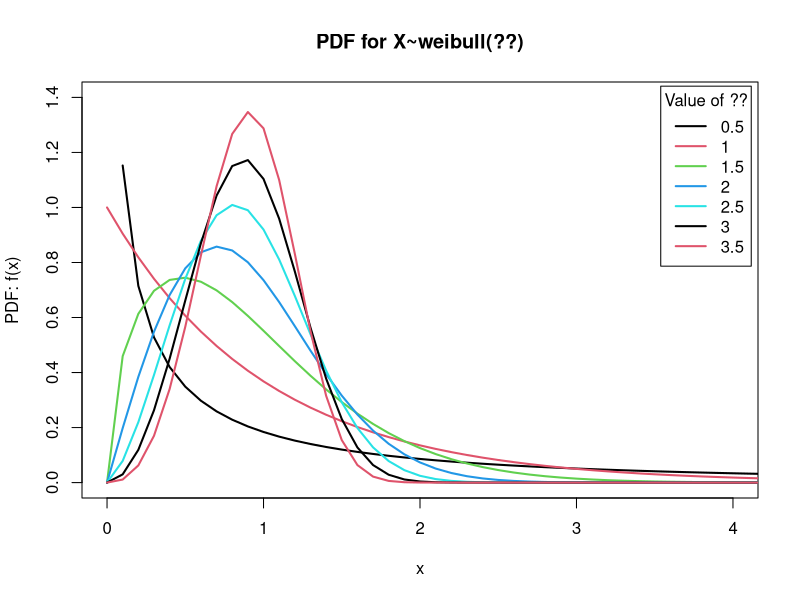
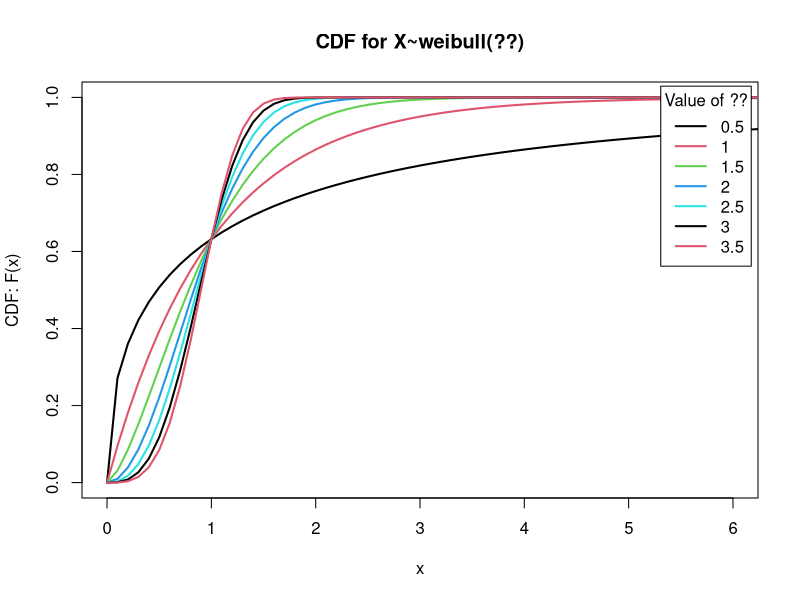
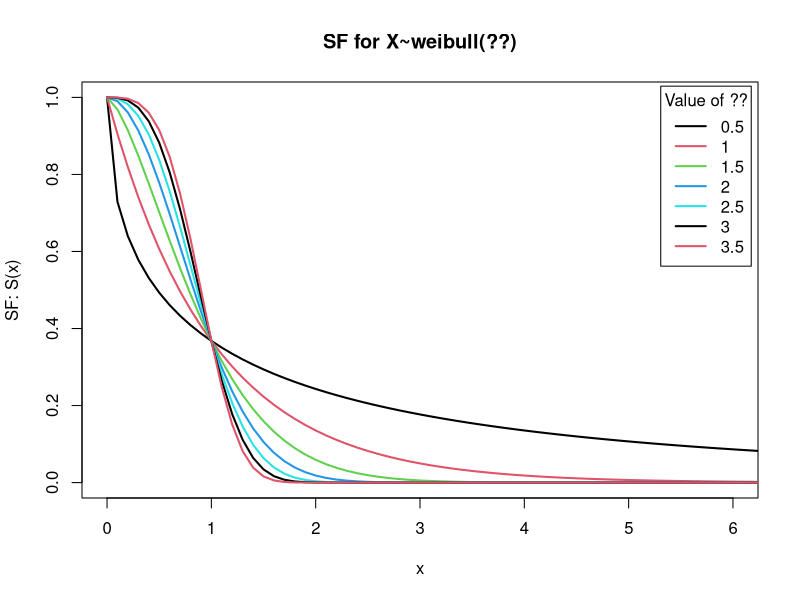
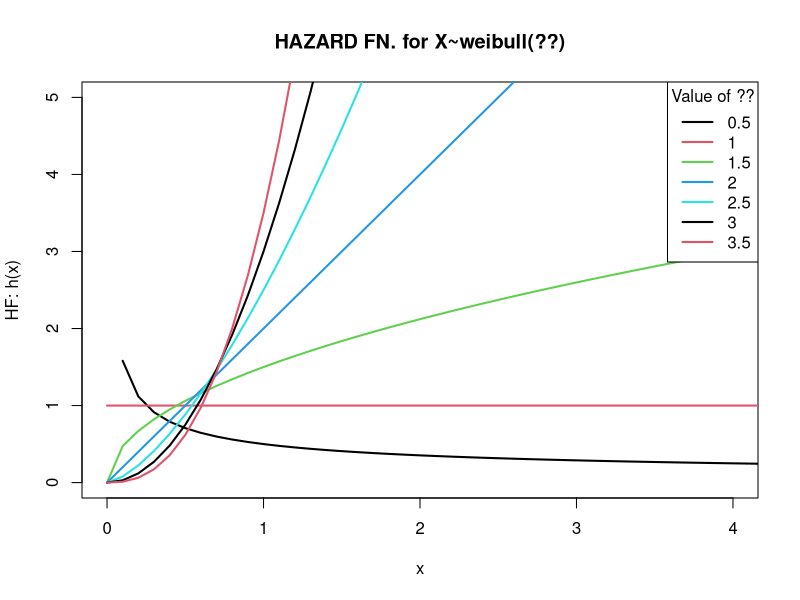
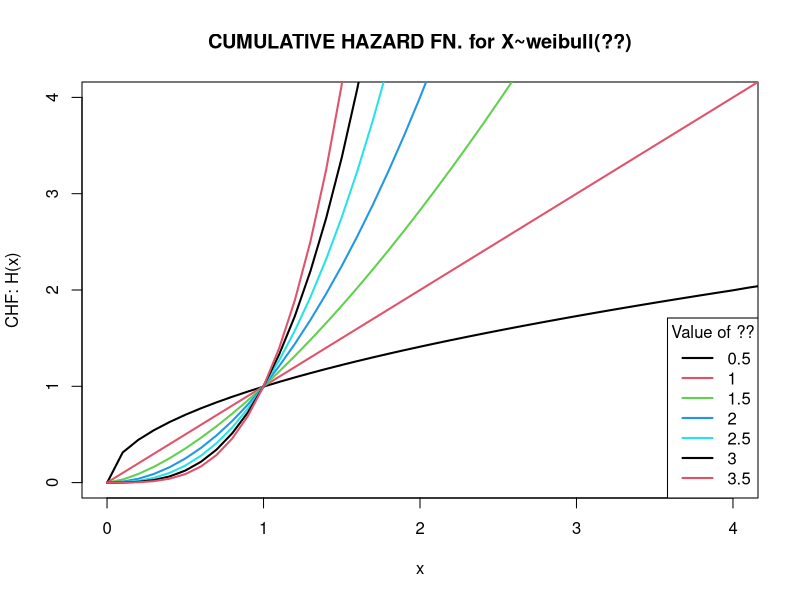

Source code (R) for these figures, in order:
# GENERALISED EXPONENTIAL DISTN
#a or ?? is SHAPE par 
b<-1 #b or ?? is SCALE par 
x<-seq(from=0,to=10,by=0.1)
ps<-as<-cs<-sfs<-hxs<-Hxs<-NULL
for(i in 1:7){
  a<-0.5*i
  as<-c(as,a)
  #PDF
  pdf<-dweibull(x,a,b) 
  ps<-rbind(ps,pdf)
  #CDF
  cdf<-pweibull(x,a,b) #lower.tail=TRUE means P(X<=x)(default)
  cs<-rbind(cs,cdf)
  #SF
  sf<-1-cdf
  sfs<-rbind(sfs,sf)
  #HAZARD FN
  hx<-(pdf/sf)
  hxs<-rbind(hxs,hx)
  #CUM HAZARD FN
  integrand<-function(x){(a/b^a)*(x^(a-1))}  # !!!DOUBT for function
  Hx<-c()
  for(i in 1:101){
    objj<-integrate(integrand,lower=0.00001,upper=x[i]) #DOUBT WHY NOT ZERO
    Hx<-c(Hx,objj$value)
  }
  Hxs<-rbind(Hxs,Hx)
}
#PDF
rownames(ps)<-as
colnames(ps)<-x;ps
matplot(x,t(ps),type="l",main="PDF for X~weibull(??)",lty=1,lwd=2,col=1:5,ylab="PDF: f(x)",
        ylim=c(0,1.4),xlim=c(0,4))
legend("topright",inset=0.01,legend=as,lty=1,lwd=2,col=1:5,bg=("white"),
       horiz=F,title="Value of ??") 
#CDF
rownames(cs)<-as
colnames(cs)<-x;cs
matplot(x,t(cs),type="l",main="CDF for X~weibull(??)",lty=1,lwd=2,col=1:5,ylab="CDF: F(x)",
        ylim=c(0,1),xlim=c(0,6))
legend("topright",inset=0.01,legend=as,lty=1,lwd=2,col=1:5,bg=("white"),
       horiz=F,title="Value of ??")
#SF
rownames(sfs)<-as
colnames(sfs)<-x;sfs
matplot(x,t(sfs),type="l",main="SF for X~weibull(??)",lty=1,lwd=2,col=1:5,ylab="SF: S(x)",
        ylim=c(0,1),xlim=c(0,6))
legend("topright",inset=0.01,legend=as,lty=1,lwd=2,col=1:5,bg=("white"),
       horiz=F,title="Value of ??")
#HAZARD FN
rownames(hxs)<-as
colnames(hxs)<-x;hxs
matplot(x,t(hxs),type="l",main="HAZARD FN. for X~weibull(??)",lty=1,lwd=2,col=1:5,ylab="HF: h(x)",
        ylim=c(0,5),xlim=c(0,4))
legend("topright",legend=as,lty=1,lwd=2,col=1:5,bg=("white"),
       horiz=F,title="Value of ??")
#CUM HAZARD FN
rownames(Hxs)<-as
colnames(Hxs)<-x;hxs
matplot(x,t(Hxs),type="l",main="CUMULATIVE HAZARD FN. for X~weibull(??)",lty=1,lwd=2,
        col=1:5,ylab="CHF: H(x)",ylim=c(0,4),xlim=c(0,4))
legend("bottomright",legend=as,lty=1,lwd=2,col=1:5,bg=("white"),
       horiz=F,title="Value of ??")
